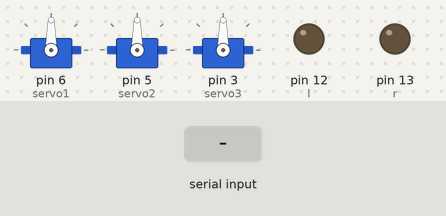
A sketch run on a simulated Arduino Uno, built with avr-gcc and run on an emulated ATmega328P. Parts: 3 × servo, output pins drawn as LEDs (lit = HIGH). The test bench sets the inputs (shaded band).

Above: at 1.2 s.
1.3 s: "i" received over Serial
At 2.4 s:
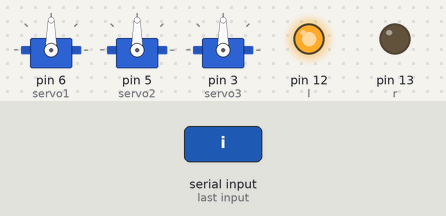
2.8 s: "d" received over Serial
At 3.6 s:
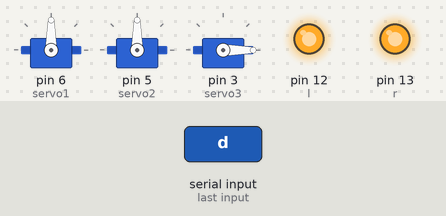
4.3 s: "m" received over Serial
At 4.7 s:
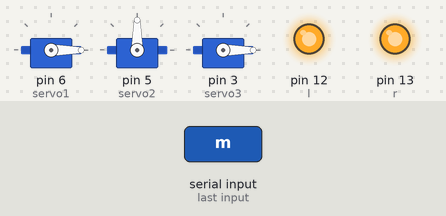
5.8 s: "n" received over Serial
At 7.0 s:
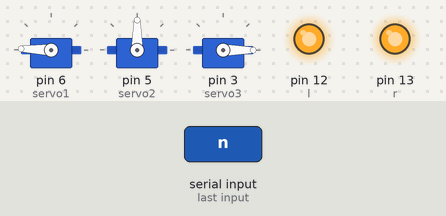
7.3 s: "t" received over Serial
At 8.2 s:
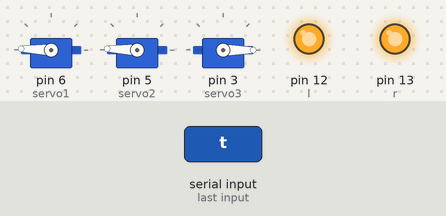
8.8 s: "c" received over Serial
At 9.4 s:
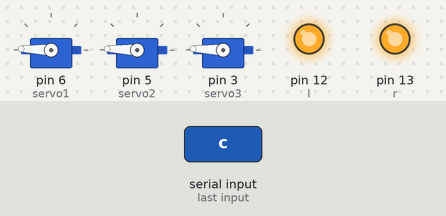
Timing chart, 0 to 11.3 s (numbered marks = the images above; inputs shaded):
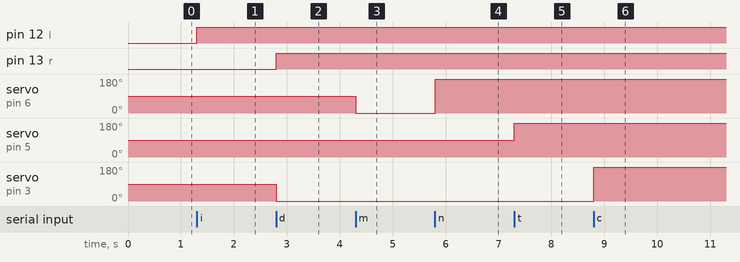

Measured:
- after the input at 1.3 s, pin 12 (l): LOW → HIGH at once
- after the input at 2.8 s, pin 13 (r): LOW → HIGH at once; servo on pin 3 (servo3): 90° → 0° at once
- after the input at 4.3 s, servo on pin 6 (servo1): 90° → 0° at once
- after the input at 5.8 s, servo on pin 6 (servo1): 0° → 178° at once
- after the input at 7.3 s, servo on pin 5 (servo2): 90° → 178° at once
- after the input at 8.8 s, servo on pin 3 (servo3): 0° → 178° at once

The sketch:

robotsV_02.ino
```cpp
#include <Servo.h>

int r = 13; // R
int l = 12; //L
Servo servo1; //PWM
Servo servo2;//PWM
Servo servo3; //PWM
int state = 0; // Variable lectrura serial

void setup() {

    servo1.attach(6);
    servo2.attach(5);
    servo3.attach(3);
    pinMode(r, OUTPUT);   //Declara pin de Salida
    digitalWrite(r, LOW); //Normalmente Apagado
    pinMode(l, OUTPUT);   //Declara pin de Salida
    digitalWrite(l, LOW); //Normalmente Apagado
    Serial.begin(9600);
}

void loop() {
 //si el modulo a manda dato, guardarlo en estado.
  if(Serial.available() > 0){
       state = Serial.read();
  } // esta parte del código es para solo 1 Carácter o Unidad.

 //RUEDAS
 if (state == 'i') {
    digitalWrite(l, HIGH);
 }
 if (state == 'd') {
    digitalWrite(r, HIGH);
 }
 //RUEDAS

 if (state == 'm') {
    servo1.write(0);
 }
 if (state == 'n') {
    servo1.write(178);
 }
 if (state == 't') {
    servo2.write(0);
 }
 if (state == 't') {
    servo2.write(178);
 }
 //CABEZA
 if (state == 'd') {
    servo3.write(0);
 }
 if (state == 'c') {
    servo3.write(178);
 }
}
```
